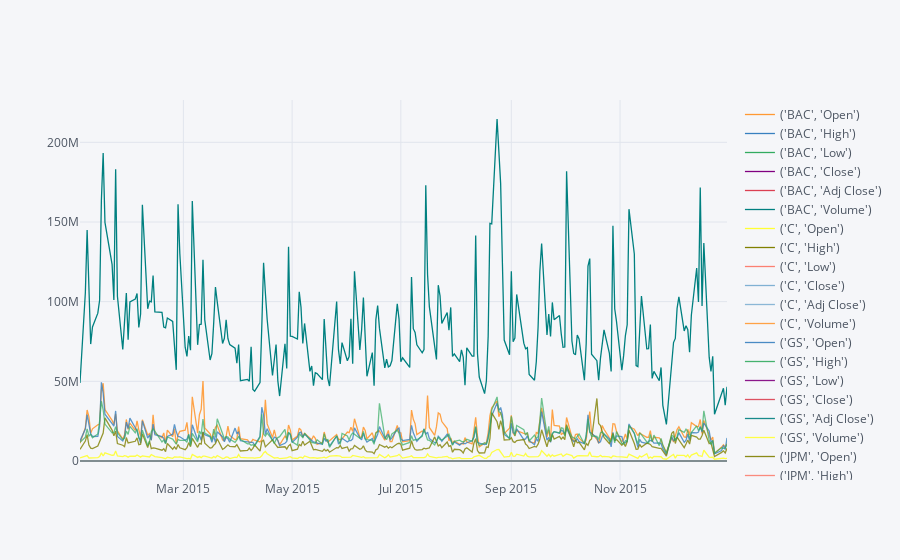

The notebook cell saved with this chart:
### Code cell
bank_stocks[bank_stocks['BAC'].index.year == 2015].iplot(kind='candle')

### Figure 1 — Plotly figure (JSON) as saved in the notebook; plotly's stock layout.template omitted (floating-point values rounded to 4 significant figures; data arrays with more than 128 entries replaced by an {"elided": "..."} marker saying what was removed)
{"data": [{"line": {"color": "rgba(255, 153, 51, 1.0)", "dash": "solid", "width": 1.3}, "mode": "lines", "name": "('BAC', 'Open')", "text": "", "type": "scatter", "x": {"elided": "252 str values"}, "y": {"elided": "252 float values"}}, {"line": {"color": "rgba(55, 128, 191, 1.0)", "dash": "solid", "width": 1.3}, "mode": "lines", "name": "('BAC', 'High')", "text": "", "type": "scatter", "x": {"elided": "252 str values"}, "y": {"elided": "252 float values"}}, {"line": {"color": "rgba(50, 171, 96, 1.0)", "dash": "solid", "width": 1.3}, "mode": "lines", "name": "('BAC', 'Low')", "text": "", "type": "scatter", "x": {"elided": "252 str values"}, "y": {"elided": "252 float values"}}, {"line": {"color": "rgba(128, 0, 128, 1.0)", "dash": "solid", "width": 1.3}, "mode": "lines", "name": "('BAC', 'Close')", "text": "", "type": "scatter", "x": {"elided": "252 str values"}, "y": {"elided": "252 float values"}}, {"line": {"color": "rgba(219, 64, 82, 1.0)", "dash": "solid", "width": 1.3}, "mode": "lines", "name": "('BAC', 'Adj Close')", "text": "", "type": "scatter", "x": {"elided": "252 str values"}, "y": {"elided": "252 float values"}}, {"line": {"color": "rgba(0, 128, 128, 1.0)", "dash": "solid", "width": 1.3}, "mode": "lines", "name": "('BAC', 'Volume')", "text": "", "type": "scatter", "x": {"elided": "252 str values"}, "y": {"elided": "252 int values"}}, {"line": {"color": "rgba(255, 255, 51, 1.0)", "dash": "solid", "width": 1.3}, "mode": "lines", "name": "('C', 'Open')", "text": "", "type": "scatter", "x": {"elided": "252 str values"}, "y": {"elided": "252 float values"}}, {"line": {"color": "rgba(128, 128, 0, 1.0)", "dash": "solid", "width": 1.3}, "mode": "lines", "name": "('C', 'High')", "text": "", "type": "scatter", "x": {"elided": "252 str values"}, "y": {"elided": "252 float values"}}, {"line": {"color": "rgba(251, 128, 114, 1.0)", "dash": "solid", "width": 1.3}, "mode": "lines", "name": "('C', 'Low')", "text": "", "type": "scatter", "x": {"elided": "252 str values"}, "y": {"elided": "252 float values"}}, {"line": {"color": "rgba(128, 177, 211, 1.0)", "dash": "solid", "width": 1.3}, "mode": "lines", "name": "('C', 'Close')", "text": "", "type": "scatter", "x": {"elided": "252 str values"}, "y": {"elided": "252 float values"}}, {"line": {"color": "rgba(128, 177, 211, 0.89999999999999991)", "dash": "solid", "width": 1.3}, "mode": "lines", "name": "('C', 'Adj Close')", "text": "", "type": "scatter", "x": {"elided": "252 str values"}, "y": {"elided": "252 float values"}}, {"line": {"color": "rgba(255, 153, 51, 0.89999999999999991)", "dash": "solid", "width": 1.3}, "mode": "lines", "name": "('C', 'Volume')", "text": "", "type": "scatter", "x": {"elided": "252 str values"}, "y": {"elided": "252 int values"}}, {"line": {"color": "rgba(55, 128, 191, 0.89999999999999991)", "dash": "solid", "width": 1.3}, "mode": "lines", "name": "('GS', 'Open')", "text": "", "type": "scatter", "x": {"elided": "252 str values"}, "y": {"elided": "252 float values"}}, {"line": {"color": "rgba(50, 171, 96, 0.89999999999999991)", "dash": "solid", "width": 1.3}, "mode": "lines", "name": "('GS', 'High')", "text": "", "type": "scatter", "x": {"elided": "252 str values"}, "y": {"elided": "252 float values"}}, {"line": {"color": "rgba(128, 0, 128, 0.89999999999999991)", "dash": "solid", "width": 1.3}, "mode": "lines", "name": "('GS', 'Low')", "text": "", "type": "scatter", "x": {"elided": "252 str values"}, "y": {"elided": "252 float values"}}, {"line": {"color": "rgba(219, 64, 82, 0.89999999999999991)", "dash": "solid", "width": 1.3}, "mode": "lines", "name": "('GS', 'Close')", "text": "", "type": "scatter", "x": {"elided": "252 str values"}, "y": {"elided": "252 float values"}}, {"line": {"color": "rgba(0, 128, 128, 0.89999999999999991)", "dash": "solid", "width": 1.3}, "mode": "lines", "name": "('GS', 'Adj Close')", "text": "", "type": "scatter", "x": {"elided": "252 str values"}, "y": {"elided": "252 float values"}}, {"line": {"color": "rgba(255, 255, 51, 0.89999999999999991)", "dash": "solid", "width": 1.3}, "mode": "lines", "name": "('GS', 'Volume')", "text": "", "type": "scatter", "x": {"elided": "252 str values"}, "y": {"elided": "252 int values"}}, {"line": {"color": "rgba(128, 128, 0, 0.89999999999999991)", "dash": "solid", "width": 1.3}, "mode": "lines", "name": "('JPM', 'Open')", "text": "", "type": "scatter", "x": {"elided": "252 str values"}, "y": {"elided": "252 float values"}}, {"line": {"color": "rgba(251, 128, 114, 0.89999999999999991)", "dash": "solid", "width": 1.3}, "mode": "lines", "name": "('JPM', 'High')", "text": "", "type": "scatter", "x": {"elided": "252 str values"}, "y": {"elided": "252 float values"}}, {"line": {"color": "rgba(251, 128, 114, 0.79999999999999982)", "dash": "solid", "width": 1.3}, "mode": "lines", "name": "('JPM', 'Low')", "text": "", "type": "scatter", "x": {"elided": "252 str values"}, "y": {"elided": "252 float values"}}, {"line": {"color": "rgba(128, 177, 211, 0.79999999999999982)", "dash": "solid", "width": 1.3}, "mode": "lines", "name": "('JPM', 'Close')", "text": "", "type": "scatter", "x": {"elided": "252 str values"}, "y": {"elided": "252 float values"}}, {"line": {"color": "rgba(255, 153, 51, 0.79999999999999982)", "dash": "solid", "width": 1.3}, "mode": "lines", "name": "('JPM', 'Adj Close')", "text": "", "type": "scatter", "x": {"elided": "252 str values"}, "y": {"elided": "252 float values"}}, {"line": {"color": "rgba(55, 128, 191, 0.79999999999999982)", "dash": "solid", "width": 1.3}, "mode": "lines", "name": "('JPM', 'Volume')", "text": "", "type": "scatter", "x": {"elided": "252 str values"}, "y": {"elided": "252 int values"}}, {"line": {"color": "rgba(50, 171, 96, 0.79999999999999982)", "dash": "solid", "width": 1.3}, "mode": "lines", "name": "('MS', 'Open')", "text": "", "type": "scatter", "x": {"elided": "252 str values"}, "y": {"elided": "252 float values"}}, {"line": {"color": "rgba(128, 0, 128, 0.79999999999999982)", "dash": "solid", "width": 1.3}, "mode": "lines", "name": "('MS', 'High')", "text": "", "type": "scatter", "x": {"elided": "252 str values"}, "y": {"elided": "252 float values"}}, {"line": {"color": "rgba(219, 64, 82, 0.79999999999999982)", "dash": "solid", "width": 1.3}, "mode": "lines", "name": "('MS', 'Low')", "text": "", "type": "scatter", "x": {"elided": "252 str values"}, "y": {"elided": "252 float values"}}, {"line": {"color": "rgba(0, 128, 128, 0.79999999999999982)", "dash": "solid", "width": 1.3}, "mode": "lines", "name": "('MS', 'Close')", "text": "", "type": "scatter", "x": {"elided": "252 str values"}, "y": {"elided": "252 float values"}}, {"line": {"color": "rgba(255, 255, 51, 0.79999999999999982)", "dash": "solid", "width": 1.3}, "mode": "lines", "name": "('MS', 'Adj Close')", "text": "", "type": "scatter", "x": {"elided": "252 str values"}, "y": {"elided": "252 float values"}}, {"line": {"color": "rgba(128, 128, 0, 0.79999999999999982)", "dash": "solid", "width": 1.3}, "mode": "lines", "name": "('MS', 'Volume')", "text": "", "type": "scatter", "x": {"elided": "252 str values"}, "y": {"elided": "252 int values"}}, {"line": {"color": "rgba(128, 128, 0, 0.69999999999999996)", "dash": "solid", "width": 1.3}, "mode": "lines", "name": "('WFC', 'Open')", "text": "", "type": "scatter", "x": {"elided": "252 str values"}, "y": {"elided": "252 float values"}}, {"line": {"color": "rgba(251, 128, 114, 0.69999999999999996)", "dash": "solid", "width": 1.3}, "mode": "lines", "name": "('WFC', 'High')", "text": "", "type": "scatter", "x": {"elided": "252 str values"}, "y": {"elided": "252 float values"}}, {"line": {"color": "rgba(128, 177, 211, 0.69999999999999996)", "dash": "solid", "width": 1.3}, "mode": "lines", "name": "('WFC', 'Low')", "text": "", "type": "scatter", "x": {"elided": "252 str values"}, "y": {"elided": "252 float values"}}, {"line": {"color": "rgba(255, 153, 51, 0.69999999999999996)", "dash": "solid", "width": 1.3}, "mode": "lines", "name": "('WFC', 'Close')", "text": "", "type": "scatter", "x": {"elided": "252 str values"}, "y": {"elided": "252 float values"}}, {"line": {"color": "rgba(55, 128, 191, 0.69999999999999996)", "dash": "solid", "width": 1.3}, "mode": "lines", "name": "('WFC', 'Adj Close')", "text": "", "type": "scatter", "x": {"elided": "252 str values"}, "y": {"elided": "252 float values"}}, {"line": {"color": "rgba(50, 171, 96, 0.69999999999999996)", "dash": "solid", "width": 1.3}, "mode": "lines", "name": "('WFC', 'Volume')", "text": "", "type": "scatter", "x": {"elided": "252 str values"}, "y": {"elided": "252 int values"}}], "layout": {"legend": {"bgcolor": "#F5F6F9", "font": {"color": "#4D5663"}}, "paper_bgcolor": "#F5F6F9", "plot_bgcolor": "#F5F6F9", "titlefont": {"color": "#4D5663"}, "xaxis1": {"gridcolor": "#E1E5ED", "showgrid": true, "tickfont": {"color": "#4D5663"}, "title": "", "titlefont": {"color": "#4D5663"}, "zerolinecolor": "#E1E5ED"}, "yaxis1": {"gridcolor": "#E1E5ED", "showgrid": true, "tickfont": {"color": "#4D5663"}, "title": "", "titlefont": {"color": "#4D5663"}, "zerolinecolor": "#E1E5ED"}}}
